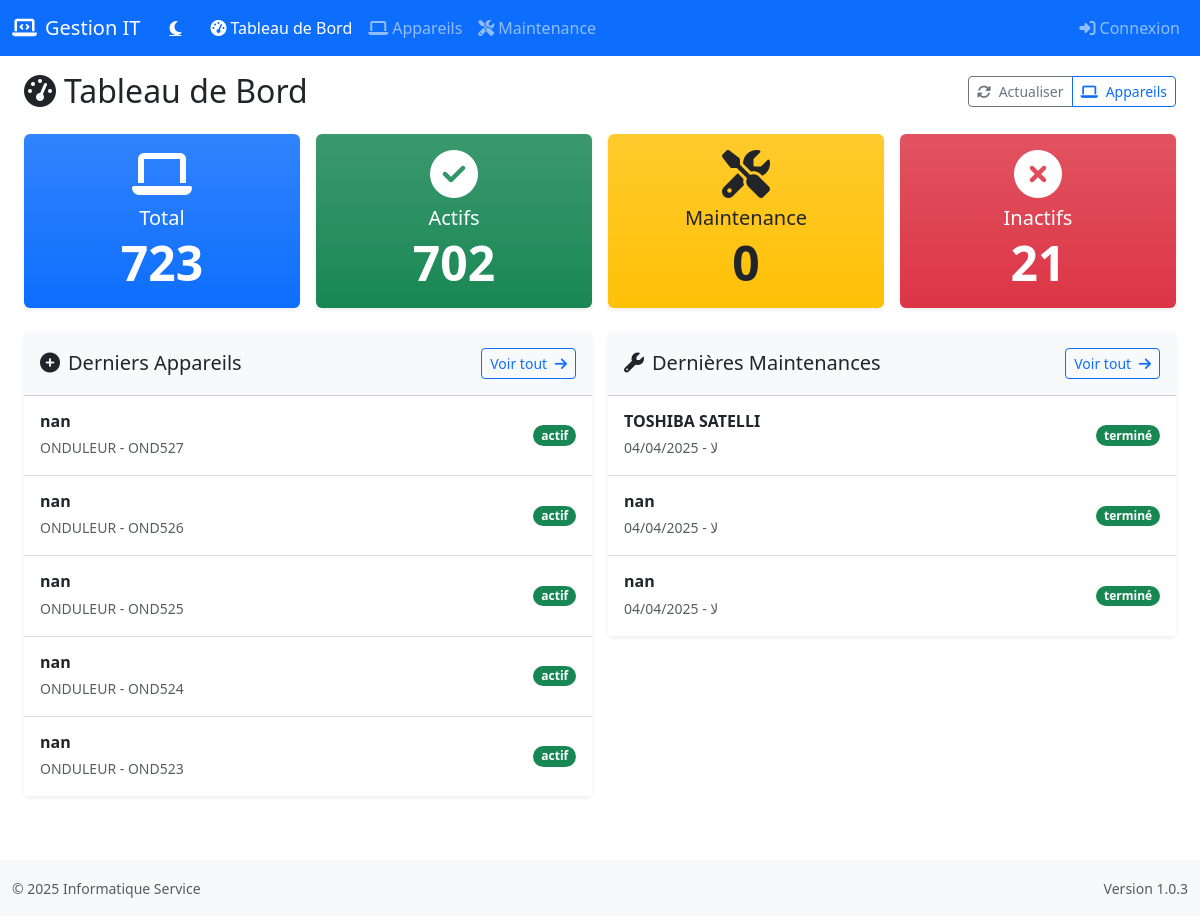
The page / on the database its author committed.
### app.py (models this page shows, shortened)
class Device(db.Model):
    id = db.Column(db.Integer, primary_key=True)
    name = db.Column(db.String(100), nullable=False)
    type = db.Column(db.String(50), nullable=False)
    serial_number = db.Column(db.String(100), nullable=False, unique=True)
    status = db.Column(db.String(20), default='actif')
    assigned_to = db.Column(db.String(100))
    service = db.Column(db.String(100))
    department = db.Column(db.String(100))
    mac_address = db.Column(db.String(17))
    marque = db.Column(db.String(100))
    modele = db.Column(db.String(100))
    notes = db.Column(db.Text)
    maintenance_records = db.relationship('MaintenanceRecord', backref='device', lazy=True, cascade="all, delete-orphan")
    ownership_changes = db.relationship('OwnershipChange', backref='device', lazy=True, cascade="all, delete-orphan")

class MaintenanceRecord(db.Model):
    id = db.Column(db.Integer, primary_key=True)
    reference = db.Column(db.String(50), unique=True, nullable=False)
    device_id = db.Column(db.Integer, db.ForeignKey('device.id'), nullable=False)
    maintenance_date = db.Column(db.Date, nullable=False)
    issue_description = db.Column(db.Text, nullable=False)
    actions_taken = db.Column(db.Text)
    status = db.Column(db.String(20), default='en attente')
    technician = db.Column(db.String(100), nullable=False)
    completion_date = db.Column(db.Date)
    notes = db.Column(db.Text)

### app.py (the view)
@app.route('/')
def index():
    data = {
        'total_devices': Device.query.count(),
        'active_devices': Device.query.filter_by(status='actif').count(),
        'maintenance_devices': MaintenanceRecord.query.filter_by(status='en cours').count(),  # Changed to count maintenance records
        'inactive_devices': Device.query.filter_by(status='inactif').count(),
        'recent_devices': Device.query.order_by(Device.id.desc()).limit(5).all(),
        'recent_maintenance': MaintenanceRecord.query.order_by(MaintenanceRecord.maintenance_date.desc()).limit(5).all(),
        'assigned_data': db.session.query(
            Device.assigned_to,
            db.func.count(Device.id).label('device_count')
        ).filter(
            Device.assigned_to != '',
            Device.assigned_to != None
        ).group_by(Device.assigned_to).all()
    }
    return render_template('index.html', **data)

### app.py (called while the page is built)
@app.context_processor
def utility_processor():
    from datetime import datetime
    return {
        'now': datetime.now
    }

### templates/index.html (shortened to what this page needs)
{% extends "base.html" %}
{% block content %}
<div class="container-fluid py-3">
    <div class="d-flex flex-column flex-md-row justify-content-between align-items-md-center gap-3 mb-4">
        <h2 class="mb-0"><i class="fas fa-tachometer-alt me-2"></i>Tableau de Bord</h2>
        <div class="btn-group btn-group-sm">
            <button id="refreshDashboard" class="btn btn-outline-secondary">
                <i class="fas fa-sync-alt me-1"></i> Actualiser
            </button>
            <a href="{{ url_for('devices') }}" class="btn btn-outline-primary">
                <i class="fas fa-laptop me-1"></i> Appareils
            </a>
        </div>
    </div>
    <div class="row g-3 mb-4">
        <div class="col-6 col-md-3">
            <div class="card dashboard-card h-100 border-0 shadow-sm">
                <div class="card-body bg-primary bg-gradient text-white rounded d-flex flex-column align-items-center justify-content-center p-3">
                    <i class="fas fa-laptop fa-3x mb-2"></i>
                    <h5 class="card-title mb-1">Total</h5>
                    <h2 class="display-5 mb-0 fw-bold">{{ total_devices }}</h2>
                </div>
            </div>
        </div>
        <div class="col-6 col-md-3">
            <div class="card dashboard-card h-100 border-0 shadow-sm">
                <div class="card-body bg-success bg-gradient text-white rounded d-flex flex-column align-items-center justify-content-center p-3">
                    <i class="fas fa-check-circle fa-3x mb-2"></i>
                    <h5 class="card-title mb-1">Actifs</h5>
                    <h2 class="display-5 mb-0 fw-bold">{{ active_devices }}</h2>
                </div>
            </div>
        </div>
        <div class="col-6 col-md-3">
            <div class="card dashboard-card h-100 border-0 shadow-sm">
                <div class="card-body bg-warning bg-gradient rounded d-flex flex-column align-items-center justify-content-center p-3">
                    <i class="fas fa-tools fa-3x mb-2"></i>
                    <h5 class="card-title mb-1">Maintenance</h5>
                    <h2 class="display-5 mb-0 fw-bold">{{ maintenance_devices }}</h2>
                </div>
            </div>
        </div>
        <div class="col-6 col-md-3">
            <div class="card dashboard-card h-100 border-0 shadow-sm">
                <div class="card-body bg-danger bg-gradient text-white rounded d-flex flex-column align-items-center justify-content-center p-3">
                    <i class="fas fa-times-circle fa-3x mb-2"></i>
                    <h5 class="card-title mb-1">Inactifs</h5>
                    <h2 class="display-5 mb-0 fw-bold">{{ inactive_devices }}</h2>
                </div>
            </div>
        </div>
    </div>
    <div class="row g-3">
        <div class="col-12 col-lg-6">
            <div class="card mb-4 shadow-sm border-0">
                <div class="card-header bg-light d-flex justify-content-between align-items-center py-3">
                    <h5 class="mb-0"><i class="fas fa-plus-circle me-2"></i>Derniers Appareils</h5>
                    <a href="{{ url_for('devices') }}" class="btn btn-sm btn-outline-primary">
                        Voir tout <i class="fas fa-arrow-right ms-1"></i>
                    </a>
                </div>
                <div class="card-body p-0">
                    <div class="list-group list-group-flush">
                        {% for device in recent_devices %}
                        <a href="{{ url_for('device_details', device_id=device.id) }}"
                           class="list-group-item list-group-item-action py-3">
                            <div class="d-flex justify-content-between align-items-center">
                                <div>
                                    <h6 class="mb-1 fw-bold">{{ device.name }}</h6>
                                    <small class="text-muted">{{ device.type }} - {{ device.serial_number }}</small>
                                </div>
                                <span class="badge bg-{{ 'success' if device.status == 'actif'
                                                       else 'warning' if device.status == 'en maintenance'
                                                       else 'danger' }} rounded-pill">
                                    {{ device.status }}
                                </span>
                            </div>
                        </a>
                        {% else %}
                        <div class="list-group-item py-4 text-center text-muted">
                            <i class="fas fa-info-circle me-2"></i>Aucun appareil récent
                        </div>
                        {% endfor %}
                    </div>
                </div>
            </div>
        </div>
        <div class="col-12 col-lg-6">
            <div class="card mb-4 shadow-sm border-0">
                <div class="card-header bg-light d-flex justify-content-between align-items-center py-3">
                    <h5 class="mb-0"><i class="fas fa-wrench me-2"></i>Dernières Maintenances</h5>
                    <a href="{{ url_for('maintenance') }}" class="btn btn-sm btn-outline-primary">
                        Voir tout <i class="fas fa-arrow-right ms-1"></i>
                    </a>
                </div>
                <div class="card-body p-0">
                    <div class="list-group list-group-flush">
                        {% for record in recent_maintenance %}
                        <a href="{{ url_for('device_details', device_id=record.device_id) }}"
                           class="list-group-item list-group-item-action py-3">
                            <div class="d-flex justify-content-between align-items-center">
                                <div>
                                    <h6 class="mb-1 fw-bold">{{ record.device.name }}</h6>
                                    <small class="text-muted">{{ record.maintenance_date.strftime('%d/%m/%Y') }} - {{ record.technician }}</small>
                                </div>
                                <span class="badge bg-{{ 'success' if record.status == 'terminé'
                                                       else 'warning' if record.status == 'en cours'
                                                       else 'secondary' }} rounded-pill">
                                    {{ record.status }}
                                </span>
                            </div>
                        </a>
                        {% else %}
                        <div class="list-group-item py-4 text-center text-muted">
                            <i class="fas fa-info-circle me-2"></i>Aucune maintenance récente
                        </div>
                        {% endfor %}
                    </div>
                </div>
            </div>
        </div>
    </div>
</div>
{% endblock %}

### templates/base.html (style rules this page uses)
body { min-height: 100vh; display: flex; flex-direction: column; }
.dashboard-card { transition: transform 0.2s; }

### templates/index.html (style rules this page uses)
.dashboard-card { transition: transform 0.3s, box-shadow 0.3s; }

### rows shown on the page
Device: name "nan", type "ONDULEUR", serial_number "OND527", status "actif"
Device: name "nan", type "ONDULEUR", serial_number "OND526", status "actif"
Device: name "nan", type "ONDULEUR", serial_number "OND525", status "actif"
Device: name "nan", type "ONDULEUR", serial_number "OND524", status "actif"
Device: name "nan", type "ONDULEUR", serial_number "OND523", status "actif"
MaintenanceRecord: device.name "TOSHIBA SATELLI", maintenance_date "04/04/2025", technician "لا", status "terminé"
MaintenanceRecord: device.name "nan", maintenance_date "04/04/2025", technician "لا", status "terminé"
MaintenanceRecord: device.name "nan", maintenance_date "04/04/2025", technician "لا", status "terminé"

### other values the page prints
{{ total_devices }} "723"
{{ active_devices }} "702"
{{ maintenance_devices }} "0"
{{ inactive_devices }} "21"
